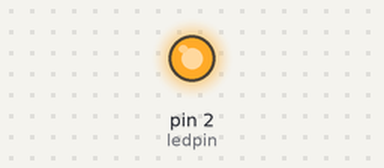
Recording of a sketch running on a simulated Arduino Uno, built with avr-gcc and run on an emulated ATmega328P. On the bench: output pins drawn as LEDs (lit = HIGH).

Above: at 0.1 s.
At 2.8 s:
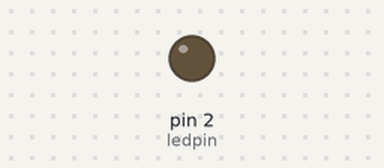
Timing chart, 0 to 3.1 s (numbered marks = the images above):
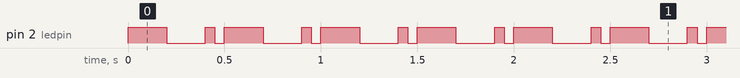

Measured:
- by itself, pin 2 (ledpin): repeats every 0.50 s: LOW 0.20 s, HIGH 0.05 s, LOW 0.05 s, HIGH 0.20 s

The sketch:

jan28-blink.ino
```cpp
int ledpin = 2;
int time1 = 200;
int time2 = 50;

void setup() {
  // put your setup code here, to run once:
  pinMode(ledpin, OUTPUT);

}

void loop() {
  // put your main code here, to run repeatedly:
  digitalWrite(ledpin, HIGH);
  delay(time1); //milisecond
  digitalWrite(ledpin, LOW);
  delay(time1);
  digitalWrite(ledpin, HIGH);
  delay(time2);
  digitalWrite(ledpin, LOW);
  delay(time2 );

}
```
